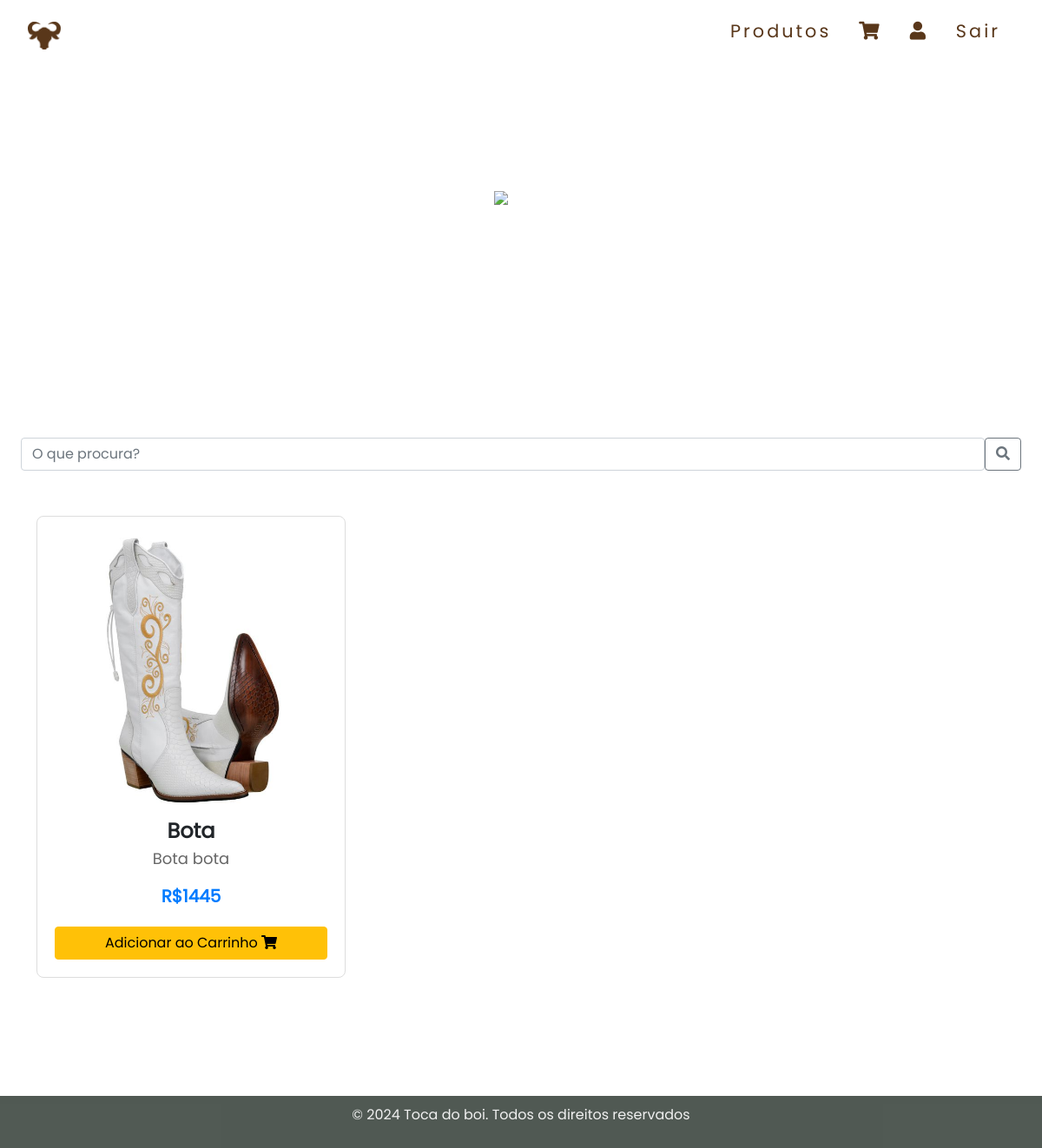
Page /view/clienteVerProduto.php (signed in) on the committed database.
### tables this page shows
CREATE TABLE `produto` (
  `nome` varchar(100) NOT NULL,
  `fabricante` varchar(50) NOT NULL,
  `descricao` varchar(100) NOT NULL,
  `valor` int(11) NOT NULL,
  `cod` int(11) NOT NULL,
  `imagem_path` varchar(255) DEFAULT NULL,
  `sexo` varchar(40) DEFAULT NULL,
  `tipo` varchar(50) NOT NULL,
  `tamanho` varchar(100) NOT NULL,
  `material` varchar(100) NOT NULL
);

### model/BancoDeDados.php (called while the page is built, shortened)
<?php
class BancoDeDados{
    private $host;
    private $login;
    private $senha;
    private $dataBase;
    public function __construct($Host, $Login, $Senha, $DataBase){
        $this->host = $Host;
        $this->login = $Login;
        $this->senha = $Senha;
        $this->dataBase = $DataBase;
    }
    public function conectarBD(){
        $conexao = mysqli_connect($this->host,$this->login,$this->senha,$this->dataBase);
        return($conexao);
    }
    public function retornarProdutos(){
        $conexao = $this->conectarBD();
        $consulProd = "SELECT * FROM produto";
        $listaProdutos = mysqli_query($conexao,$consulProd);
        return $listaProdutos;
    }
}
?>

### controller/Controlador.php (the view, shortened to what this page needs)
<?php
require_once("../model/BancoDeDados.php");
class Controlador{
    private $bancoDeDados;
    function __construct(){
        $this->bancoDeDados = BancoDeDados::getInstance();
    }
    public function visualizarProdutosGrid(){
        $prod="";
        $listaProdutos = $this->bancoDeDados->retornarProdutos();
        while($produto = mysqli_fetch_assoc($listaProdutos)){
            $prod .=
            "<div class='col-lg-4 col-md-6 ' id='". $produto["tipo"] . "'>".
            "<div class='product-card' >".
                "<img src='". $produto["imagem_path"] ."' alt='Product Image' class='product-image'>".
                "<div class='product-name'>".$produto["nome"]."</div>".
                "<div class='product-description'>". $produto["descricao"] ."</div>".
                "<div class='product-price'>R$". $produto["valor"] ."</div>".
                "<form action='../processamento/processamentoVendas.php' method='post'>".
                    "<input type='hidden' name='produto_cod' value='". $produto["cod"] ."'>".
                    "<input  type='hidden' name='cliente_cod' value='". $_SESSION["cod"] ."'>".
                    "<input type='hidden' name='valor_total' value='". $produto["valor"] ."'>".
                    "<input type='hidden' name='quantidade' value='" . "1" . "'>".
                    "<button type='submit' class='btn btn-warning btn-add-to-cart'>Adicionar ao Carrinho <i class='fa fa-shopping-cart'></i></button>".
                "</form>".
            "</div>".
        "</div>";
        }
        return $prod;
    }
}
?>

### css/index.css (style rules this page uses)
* { box-sizing: border-box; margin: 0; padding: 0; }

### css/form.css (style rules this page uses)
* { margin: 0; padding: 0; box-sizing: border-box; font-family: Poppins; }

### css/grid.css (style rules this page uses)
.product-card { border: 1px solid #ddd; border-radius: 8px; padding: 20px; margin-bottom: 20px; position: relative; text-align: center; }
.product-image { width: 100%; height: auto; border-radius: 8px; margin-bottom: 10px; }
.product-name { font-size: 24px; font-weight: bold; }
.product-description { font-size: 18px; color: #666; margin-bottom: 15px; }
.product-price { font-size: 20px; font-weight: bold; color: #007bff; margin-bottom: 20px; }
.btn-add-to-cart { width: 100%; }

### rows in the picture
produto: imagem_path (picture), nome "Bota", descricao "Bota bota", valor "1445"
